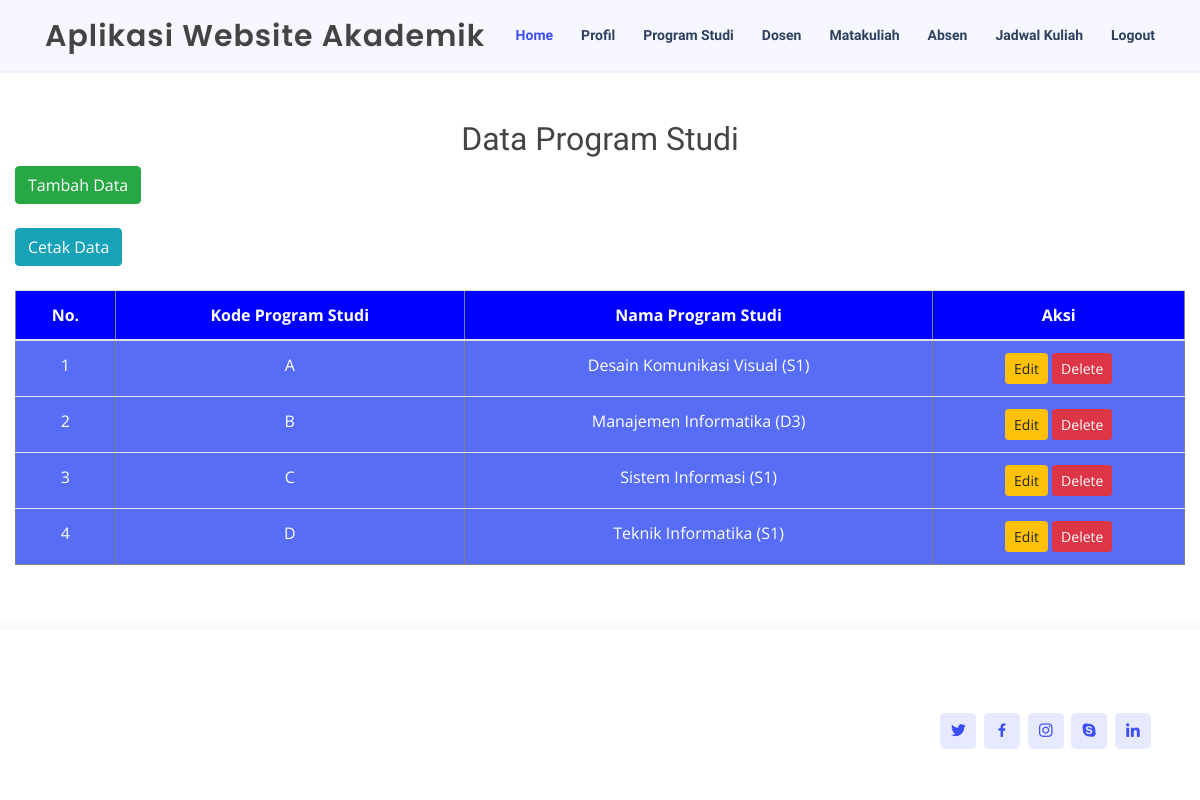
Page /prodi.php on the committed database.
### tables this page shows
CREATE TABLE `tblprodi` (
  `kodeprodi` varchar(1) NOT NULL,
  `namaprodi` varchar(30) DEFAULT NULL
);

### connection.php (called while the page is built)
<?php
class Connection
{
	public function get_connection()
	{
	    $host = "localhost";
	    $database = "db_akademik";
	    $username = "root";
	    $password = "";
	    $connect = new mysqli($host, $username, $password, $database);
	    return $connect;
	}
}
?>

### model.php (called while the page is built, shortened)
<?php
include 'connection.php';
class Model extends Connection
{
	public function __construct()
    {
        $this->conn = $this->get_connection();
    }
	public function tampil_prodi()
	{
	    $sql = "SELECT * FROM tblprodi";
	    $bind = $this->conn->query($sql);
	    while ($obj = $bind->fetch_object()) {
	   		$baris[] = $obj;
	    }
	    if(!empty($baris)){
	        return $baris;
	    }
	}
}

### prodi.php (the view, shortened to what this page needs)
<?php
include 'model.php';
$model = new Model();
$index = 1;
?>
<!doctype html>
<html lang="en">
<head>
</head>
<br><br><br><br>
<body align="center">
	<div class="container-fluid"><br>
		<h2 align="center" >Data Program Studi</h2>
		<a href="create_prodi.php" button class="btn btn btn-success">Tambah Data</a>
		<br><br>
		<a href="print_prodi.php" target="_blank" button class="btn btn btn-info">Cetak Data</a>
		<br><br>
		<table align="center" class="table table-striped" border=1 style="color: white;">
			<thead align="center">
				<tr align="center" style="background-color:blue;">
              	    <th>No.</th>
                    <th>Kode Program Studi</th>
                    <th>Nama Program Studi</th>
					<th>Aksi</th>
				</tr>
			</thead>
			<tbody align="center">
				<?php
				$result = $model->tampil_prodi();
				if ( !empty($result) ) {
					foreach ($result as $data): ?>
						<tr  style="background:#586df5;">
                            <td><?=$index++ ?></td>
                            <td><?=$data->kodeprodi ?></td>
                            <td><?=$data->namaprodi ?></td>
							<td>
								<a name="edit" id="edit" class="btn btn-sm btn-warning" href="edit_prodi.php?kodeprodi=<?=$data->kodeprodi ?>">Edit</a>
								<a name="hapus" id="hapus" class="btn btn-sm btn-danger" href="proses.php?kodeprodi=<?=$data->kodeprodi ?>">Delete</a>
							</td>
						</tr>
					<?php endforeach;
				} else{ ?>
					<tr>
						<td colspan="9">Belum ada data pada tabel program studi.</td>
					</tr>
				<?php } ?>
			</tbody>
		</table><br><br>
	</div>
</body>
</html>

### assets/css/style.css (style rules this page uses)
body { font-family: "Open Sans", sans-serif; color: #444444; }
a { color: #3b4ef8; }
h1, h2, h3, h4, h5, h6 { font-family: "Krub", sans-serif; }
#header { background: #f6f7ff; border-bottom: 2px solid #eceefe; transition: all 0.5s; z-index: 997; padding: 15px 0; }
#header .logo { font-size: 30px; margin: 0; padding: 0; line-height: 1; font-weight: 600; letter-spacing: 1px; font-family: "Poppins", sans-serif; }
.nav-menu ul { margin: 0; padding: 0; list-style: none; }
.nav-menu > ul { display: flex; }
.nav-menu > ul > li { position: relative; white-space: nowrap; padding: 10px 0 10px 28px; }
.nav-menu a { display: block; position: relative; color: #2d405f; transition: 0.3s; font-size: 14px; font-family: "Krub", sans-serif; font-weight: 600; }
.nav-menu a:hover, .nav-menu .active > a, .nav-menu li:hover > a { color: #3b4ef8; }
.mobile-nav { position: fixed; top: 55px; right: 15px; bottom: 15px; left: 15px; z-index: 9999; overflow-y: auto; background: #fff; transition: ease-in-out 0.2s; opacity: 0; visibility: hidden; border-radius: 10px; padding: 10px 0; }
.mobile-nav * { margin: 0; padding: 0; list-style: none; }
.mobile-nav a { display: block; position: relative; color: #2d405f; padding: 10px 20px; font-weight: 500; outline: none; }
.mobile-nav a:hover, .mobile-nav .active > a, .mobile-nav li:hover > a { color: #3b4ef8; text-decoration: none; }
#footer { color: #444444; font-size: 14px; background: #f1f3ff; box-shadow: 0px 2px 15px rgba(0, 0, 0, 0.1); }
#footer .footer-top { padding: 60px 0 30px 0; background: #fff; }
#footer .social-links a { font-size: 18px; display: inline-block; background: #e7eafe; color: #3b4ef8; line-height: 1; padding: 8px 0; margin-right: 4px; border-radius: 5px; text-align: center; width: 36px; height: 36px; transition: 0.3s; }

### rows in the picture
tblprodi: kodeprodi "A", namaprodi "Desain Komunikasi Visual (S1)"
tblprodi: kodeprodi "B", namaprodi "Manajemen Informatika (D3)"
tblprodi: kodeprodi "C", namaprodi "Sistem Informasi (S1)"
tblprodi: kodeprodi "D", namaprodi "Teknik Informatika (S1)"
